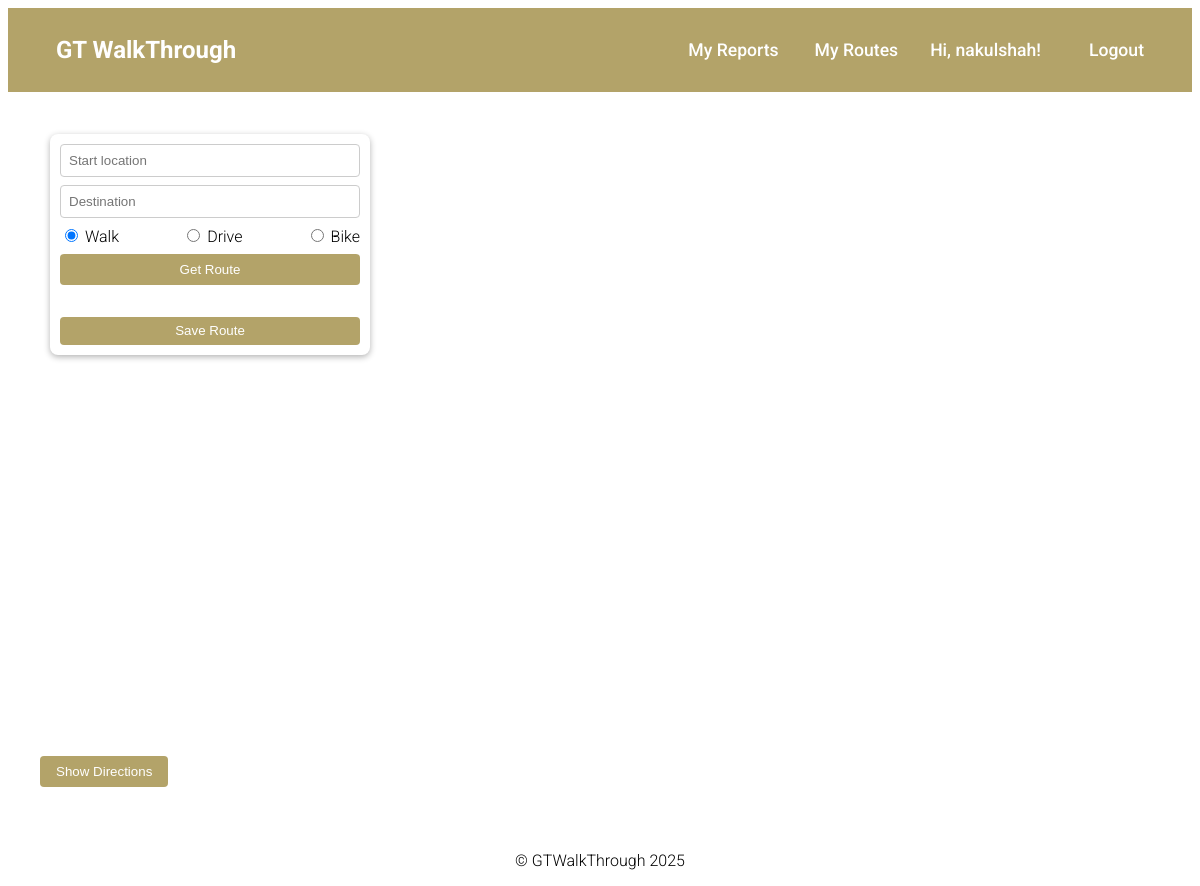
The app's page / (signed in), older data.
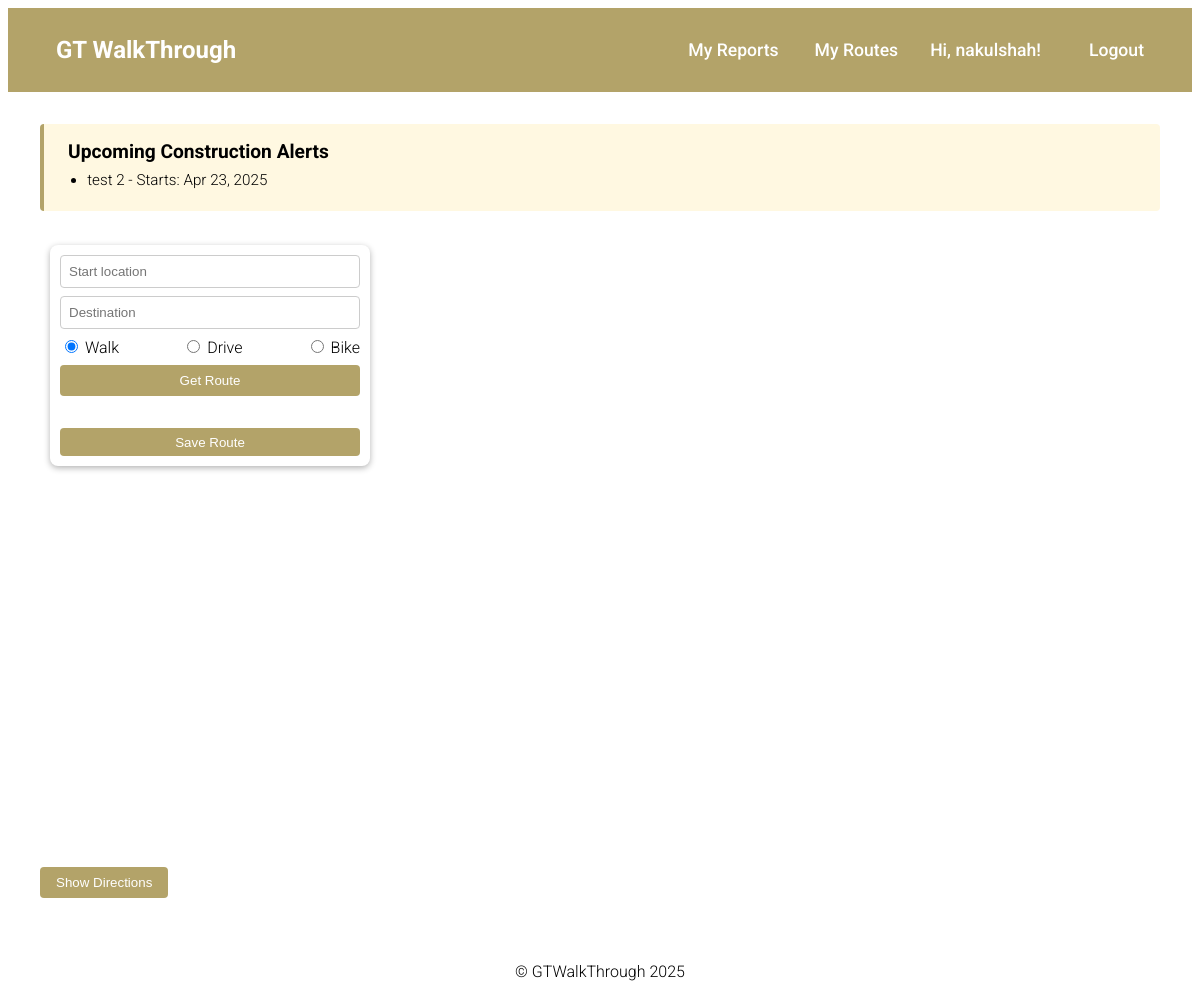
The same page, newer data.
### gtwt_app/models.py (models this page shows, shortened)
class ConstructionZone(models.Model):
    description = models.TextField()
    start_date = models.DateField()
    end_date = models.DateField()
    coordinates = models.JSONField()
    created_at = models.DateTimeField(auto_now_add=True)
    submitted_by = models.ForeignKey(User, on_delete=models.CASCADE, null=True, blank=True)

### gtwt_app/views.py (the view)
# urls.py: path('', views.home, name='home'),
def home(request):
    if request.user.is_authenticated:
        today = date.today()
        upcoming_zones = (
            ConstructionZone.objects
            .filter(start_date__gt=today)
            .order_by('start_date')[:3]
        )
        return render(request, 'home.html', {
          'upcoming_zones': upcoming_zones
        })
    else:
        return render(request, 'about.html')

### gtwt_app/templates/home.html (shortened to what this page needs)
{% extends "base.html" %} {% load static %} {% block content %}
{% if upcoming_zones %}
<section class="announcement-banner">
  <h3>Upcoming Construction Alerts</h3>
  <ul class="alert-list">
    {% for zone in upcoming_zones %}
    <li>
      <span class="alert-desc">
        {{ zone.description|truncatechars:60 }} -
      </span>
      <span class="alert-date">
        Starts: {{ zone.start_date|date:"M j, Y" }}
      </span>
    </li>
    {% endfor %}
  </ul>
</section>
{% endif %}
<div
  style="position: relative; width: 100%; height: 600px; margin-bottom: 2rem"
>
  <div
    style="
      position: absolute;
      top: 10px;
      left: 10px;
      z-index: 5;
      background: white;
      border-radius: 8px;
      padding: 10px;
      box-shadow: 0 2px 6px rgba(0, 0, 0, 0.3);
      display: flex;
      flex-direction: column;
      gap: 0.5rem;
      width: 300px;
    "
  >
    <input
      id="start"
      type="text"
      placeholder="Start location"
      style="padding: 0.5rem; border-radius: 4px; border: 1px solid #ccc"
    />
    <input
      id="end"
      type="text"
      placeholder="Destination"
      style="padding: 0.5rem; border-radius: 4px; border: 1px solid #ccc"
    />
    <div style="display: flex; justify-content: space-between">
      <label
        ><input type="radio" name="mode" value="WALKING" checked /> Walk</label
      >
      <label><input type="radio" name="mode" value="DRIVING" /> Drive</label>
      <label><input type="radio" name="mode" value="BICYCLING" /> Bike</label>
    </div>
    <button
      onclick="calculateRoute()"
      style="
        padding: 0.5rem;
        background-color: #b3a369;
        color: white;
        border: none;
        border-radius: 4px;
        cursor: pointer;
      "
    >
      Get Route
    </button>
    <button
      id="save-route-btn"
      style="
        margin-top: 0.5rem;
        padding: 0.4rem 0.8rem;
        background: #b3a369;
        color: white;
        border: none;
        border-radius: 4px;
        cursor: pointer;
      "
    >
      Save Route
    </button>
  </div>
  <div id="map" style="width: 100%; height: 100%"></div>
</div>
<div style="margin-top: 1rem">
  <button
    onclick="toggleSteps()"
    style="
      background-color: #b3a369;
      color: white;
      border: none;
      padding: 0.5rem 1rem;
      border-radius: 4px;
      cursor: pointer;
    "
  >
    Show Directions
  </button>
</div>
{% endblock %}

Row changes from the older to the newer data that the page shows:
added ConstructionZone: description "test 2", start_date "Apr 23, 2025"
Text that changed along with them:
text now shown: "Upcoming Construction Alerts"
